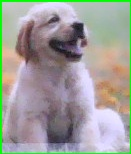
#> input picture dog_images/dog_20260903_181250.jpg, 131 x 154 px; its folder holds only this picture in this run
$ python demo.py
#> lines starting #> are read from the running program, lines starting #| are printed output that depends on the picture
"""
Backup demo video, for when no dog walks past during the presentation.

    python -m backend.demo                       # writes recordings/demo_street.mp4
    python -m backend.server --demo              # starts the server with it (made if missing)

The video is generated from the dog photos in legacy/dog_images: three dogs on
a grey background, one resting, one walking and one running back and forth.
That exercises every activity label, the pack alert (3 dogs) and, with the
demo zone the server adds on the right side, the zone alert.

It's a stand-in: for the real demo, record a clip of real street dogs and put
it in recordings/, then start with --source recordings/<clip>.mp4.
"""

from __future__ import annotations

import argparse
from pathlib import Path

import cv2
import numpy as np

ROOT = Path(__file__).resolve().parent.parent
DOG_IMAGES = ROOT / "legacy" / "dog_images"
DEFAULT_VIDEO = ROOT / "recordings" / "demo_street.mp4"
DEMO_ZONE = {"name": "Demo zone (school gate)",
             "points": [[0.7, 0.0], [1.0, 0.0], [1.0, 1.0], [0.7, 1.0]]}

# (photo, row top y, height in px, speed in box heights per second); 0 = resting.
# These photos and sizes are ones the stock detector finds reliably.
DOGS = [
    ("dog_ID_5_002.jpg", 10, 175, 0.0),
    ("dog_20260904_201328.jpg", 200, 190, 0.5),
    ("dog_20260903_185406.jpg", 410, 170, 3.2),
]


def _load(name: str, height: int) -> np.ndarray:
#> called with name = 'dog_ID_5_002.jpg', height = 175
    path = DOG_IMAGES / name
    if not path.exists():           # fall back to any photo that's there
        path = sorted(DOG_IMAGES.glob("*.jpg"))[0]
    img = cv2.imread(str(path))
#> img is the input picture: shape (154, 131, 3); mean B, G, R 153.9, 159.2, 159.5
    if img is None:
        raise RuntimeError(f"Can't read {path}")
    return cv2.resize(img, (int(img.shape[1] * height / img.shape[0]), height))


def make_demo_video(path: str | Path = DEFAULT_VIDEO, seconds: float = 20, fps: int = 15,
                    size: tuple[int, int] = (960, 600)) -> Path:
    path = Path(path)
    path.parent.mkdir(parents=True, exist_ok=True)
    W, H = size
    dogs = [(_load(name, h), y, speed) for name, y, h, speed in DOGS]
#> call 2 of _load, with name = 'dog_20260904_201328.jpg', height = 190
#> in _load (call 2), `return cv2.resize(img, (int(img.shape[1] * height / img.shape[0]), hei..`:
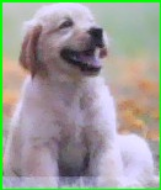
#> returned value: shape (190, 161, 3); mean of channels 0, 1, 2 153.7, 159.1, 159.4; drawn as B, G, R
#> call 3 of _load, with name = 'dog_20260903_185406.jpg', height = 170
#> in _load (call 3), `return cv2.resize(img, (int(img.shape[1] * height / img.shape[0]), hei..`:
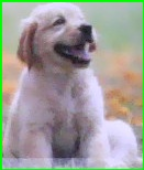
#> returned value: shape (170, 144, 3); mean of channels 0, 1, 2 153.7, 159.1, 159.3; drawn as B, G, R
#> dogs = 3 items
    writer = cv2.VideoWriter(str(path), cv2.VideoWriter_fourcc(*"mp4v"), fps, (W, H))
    if not writer.isOpened():
        raise RuntimeError(f"Can't write video {path}")
    try:
        for i in range(int(seconds * fps)):
            t = i / fps
            frame = np.full((H, W, 3), 190, np.uint8)
            cv2.line(frame, (0, H - 6), (W, H - 6), (150, 150, 150), 3)
            for img, y, speed in dogs:
                h, w = img.shape[:2]
                span = W - w - 20
                if speed == 0:
                    x = 60 + int(3 * np.sin(t * 2))                # resting: tiny movement only
                else:
                    travel = speed * h * t
                    x = 10 + int(abs((travel % (2 * span)) - span))  # back and forth
                    if int(travel // span) % 2 == 0:
                        img = img[:, ::-1]                           # face the way it's going
                frame[y:y + h, x:x + w] = img
            writer.write(frame)
    finally:
        writer.release()
    return path


def ensure_demo_video(path: str | Path = DEFAULT_VIDEO) -> Path:
    path = Path(path)
    if not path.exists() or path.stat().st_size == 0:
        print(f"[demo] making backup demo video {path} ...")
        make_demo_video(path)
    return path


def add_demo_zone(db, video: str | Path) -> None:
    """Give the demo video a zone (once), so zone alerts show up in the demo."""
    key = f"file:{Path(video).resolve()}"
    if not db.list_zones(key):
        db.add_zone(key, DEMO_ZONE["name"], DEMO_ZONE["points"])


if __name__ == "__main__":
    p = argparse.ArgumentParser(description="Make the backup demo video")
    p.add_argument("--out", default=str(DEFAULT_VIDEO))
    p.add_argument("--seconds", type=float, default=20)
    args = p.parse_args()
    print(f"Wrote {make_demo_video(args.out, args.seconds)}")

$ run again, on dog_images/dog_ID_4_002.jpg
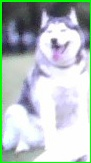
#> input picture dog_images/dog_ID_4_002.jpg, 91 x 163 px
#> in _load, img is the input picture: shape (163, 91, 3); mean B, G, R 193, 195.3, 182.1
#> in _load, `return cv2.resize(img, (int(img.shape[1] * height / img.shape[0]), hei..`:
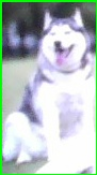
#> returned value: shape (175, 97, 3); mean of channels 0, 1, 2 192.7, 195.3, 181.9; drawn as B, G, R
#> in _load (call 2), `return cv2.resize(img, (int(img.shape[1] * height / img.shape[0]), hei..`:
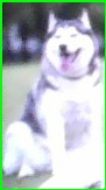
#> returned value: shape (190, 106, 3); mean of channels 0, 1, 2 192.7, 195.3, 181.9; drawn as B, G, R
#> dogs = 3 items

$ run again, on dog_images/dog_ID_4_003.jpg
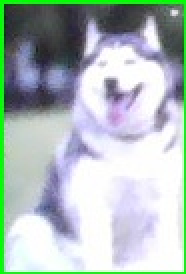
#> input picture dog_images/dog_ID_4_003.jpg, 93 x 137 px (shown 2 times larger)
#> in _load, img is the input picture: shape (137, 93, 3); mean B, G, R 187.1, 188.5, 174.7
#> in _load, `return cv2.resize(img, (int(img.shape[1] * height / img.shape[0]), hei..`:
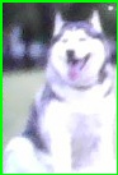
#> returned value: shape (175, 118, 3); mean of channels 0, 1, 2 186.9, 188.4, 174.5; drawn as B, G, R
#> in _load (call 2), `return cv2.resize(img, (int(img.shape[1] * height / img.shape[0]), hei..`:
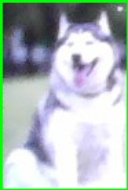
#> returned value: shape (190, 128, 3); mean of channels 0, 1, 2 186.9, 188.3, 174.5; drawn as B, G, R
#> dogs = 3 items

$ run again, on dog_images/dog_ID_5_002.jpg
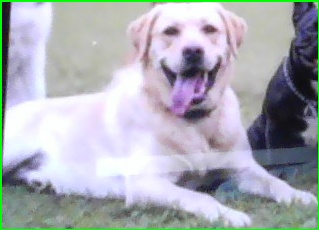
#> input picture dog_images/dog_ID_5_002.jpg, 319 x 230 px, found by its file name
#> in _load, img is the input picture: shape (230, 319, 3); mean B, G, R 180.4, 173.3, 170.4
#> in _load, `return cv2.resize(img, (int(img.shape[1] * height / img.shape[0]), hei..`:
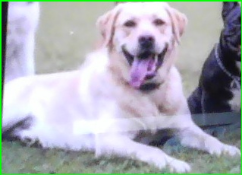
#> returned value: shape (175, 242, 3); mean of channels 0, 1, 2 180.3, 173.3, 170.2; drawn as B, G, R
#> dogs = 3 items

$ run again, on dog_images/dog_20260904_201328.jpg
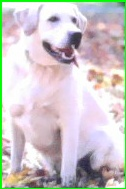
#> input picture dog_images/dog_20260904_201328.jpg, 126 x 189 px
#> in _load, img is the input picture: shape (189, 126, 3); mean B, G, R 199.7, 200, 204.4
#> in _load, `return cv2.resize(img, (int(img.shape[1] * height / img.shape[0]), hei..`:
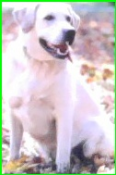
#> returned value: shape (175, 116, 3); mean of channels 0, 1, 2 199.5, 199.9, 204.1; drawn as B, G, R
#> in _load (call 3), `return cv2.resize(img, (int(img.shape[1] * height / img.shape[0]), hei..`:
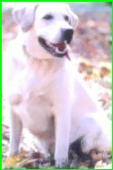
#> returned value: shape (170, 113, 3); mean of channels 0, 1, 2 199.4, 199.9, 204.1; drawn as B, G, R
#> dogs = 3 items
